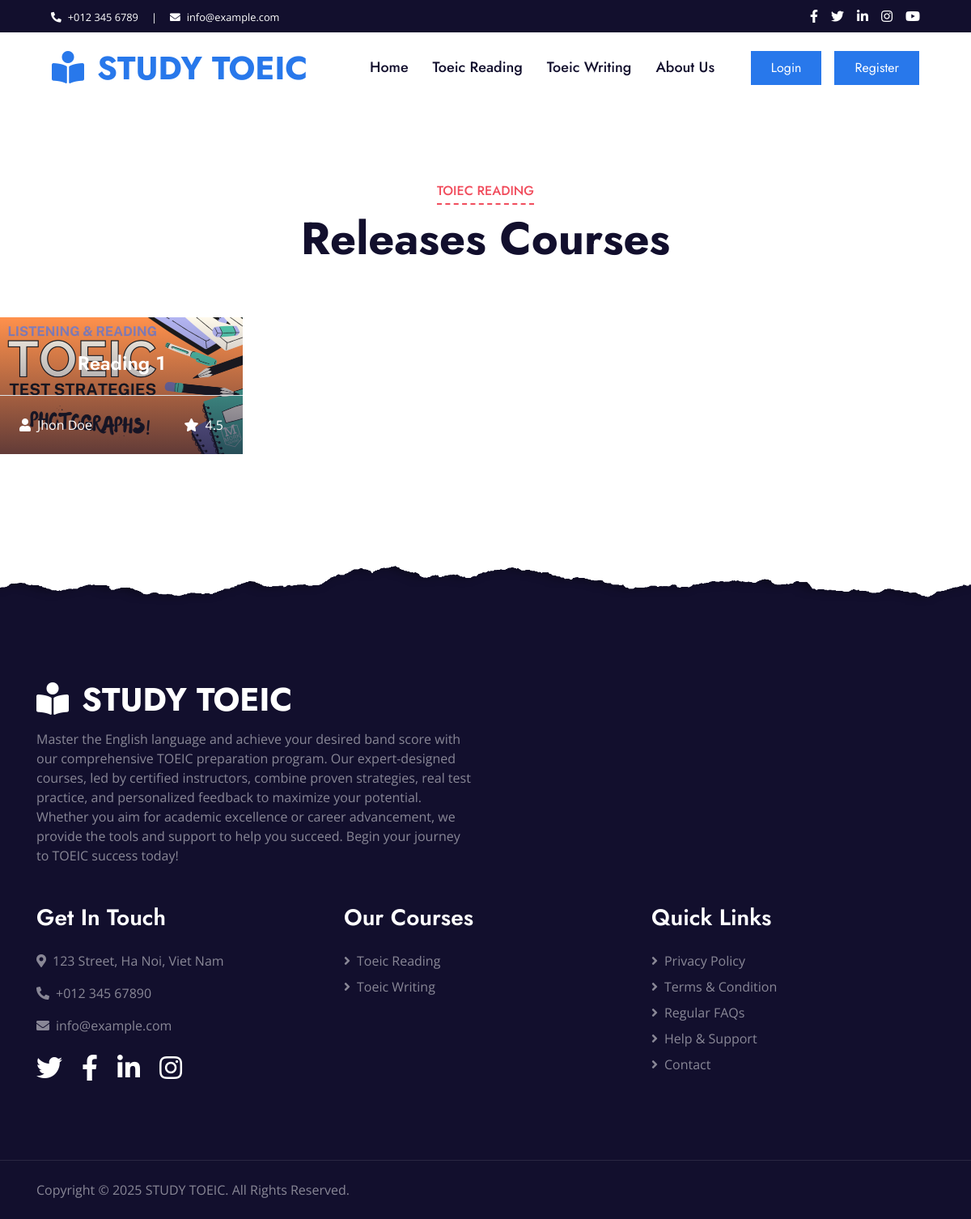
Screenshot of /search_results.php?keyword=Reading 1 with the database file from the repository.
### tables this page shows
CREATE TABLE `categories` (
  `id` int NOT NULL AUTO_INCREMENT,
  `name` varchar(50) NOT NULL,
  `parent_id` int DEFAULT NULL,
  `created_at` datetime DEFAULT CURRENT_TIMESTAMP,
  PRIMARY KEY (`id`)
);

CREATE TABLE `documents` (
  `id` int NOT NULL AUTO_INCREMENT,
  `category_id` int NOT NULL,
  `name` varchar(500) DEFAULT NULL,
  `content` longtext,
  `file_name` varchar(500) DEFAULT NULL,
  `thumbnail` varchar(500) DEFAULT NULL,
  `created_at` datetime DEFAULT CURRENT_TIMESTAMP,
  PRIMARY KEY (`id`)
);

### classes/Session.php (called while the page is built, shortened)
<?php
class Session
{
    public static function get($key){
        if (isset($_SESSION[$key])){
            return $_SESSION[$key];
        }else{
            return false;
        }
    }
    public static function isLogin(){
        return false;
    }
}

### db/Database.php (called while the page is built, shortened)
<?php
class Database
{
    public $host = DB_HOST;
    public $user = DB_USER;
    public $pass = DB_PASSWORD;
    public $dbname = DB_NAME;
    public $link;
    private function connectDB(){
        $this->link = new mysqli($this->host, $this->user, $this->pass, $this->dbname);
    }
    public function select($query){
        $result = $this->link->query($query) or die($this->link->error.__LINE__);
        if ($result->num_rows > 0){
            return $result;
        } else{
            return false;
        }
    }
}

### search_results.php (the view, shortened to what this page needs)
<?php include "classes/Session.php";?>
<?php include "db/Database.php"?>
<?php
$db =new Database();
?>
<!DOCTYPE html>
<html lang="en">
<head>
    <link href="https://cdnjs.cloudflare.com/ajax/libs/font-awesome/5.10.0/css/all.min.css" rel="stylesheet">
    <link href="lib/owlcarousel/assets/owl.carousel.min.css" rel="stylesheet">
    <link rel="stylesheet" type="text/css" href="css/style.css" media="screen" />
</head>
<body>
    <div class="container-fluid bg-dark">
        <div class="row py-2 px-lg-5">
            <div class="col-lg-6 text-center text-lg-left mb-2 mb-lg-0">
                <div class="d-inline-flex align-items-center text-white">
                    <small><i class="fa fa-phone-alt mr-2"></i>+012 345 6789</small>
                    <small class="px-3">|</small>
                    <small><i class="fa fa-envelope mr-2"></i>info@example.com</small>
                </div>
            </div>
            <div class="col-lg-6 text-center text-lg-right">
                <div class="d-inline-flex align-items-center">
                    <a class="text-white px-2" href="">
                        <i class="fab fa-facebook-f"></i>
                    </a>
                    <a class="text-white px-2" href="">
                        <i class="fab fa-twitter"></i>
                    </a>
                    <a class="text-white px-2" href="">
                        <i class="fab fa-linkedin-in"></i>
                    </a>
                    <a class="text-white px-2" href="">
                        <i class="fab fa-instagram"></i>
                    </a>
                    <a class="text-white pl-2" href="">
                        <i class="fab fa-youtube"></i>
                    </a>
                </div>
            </div>
        </div>
    </div>
    <div class="container-fluid p-0">
        <nav class="navbar navbar-expand-lg bg-white navbar-light py-3 py-lg-0 px-lg-5">
            <a href="index.php" class="navbar-brand ml-lg-3">
                <h1 class="m-0 text-uppercase text-primary"><i class="fa fa-book-reader mr-3"></i>Study TOEIC</h1>
            </a>
            <div class="collapse navbar-collapse justify-content-between px-lg-3" id="navbarCollapse">
                <div class="navbar-nav mx-auto py-0">
                    <a href="index.php" class="nav-item nav-link">Home</a>
                    <a href="index.php#courses" class="nav-item nav-link">Toeic Reading</a>
                    <a href="index.php#courses" class="nav-item nav-link">Toeic Writing</a>
                    <a href="about.php" class="nav-item nav-link">About Us</a>
                </div>
                <?php if (!Session::isLogin()) :?>
                    <a href="login.php" class="btn btn-primary py-2 px-4 d-none d-lg-block mr-3">Login</a>
                    <a href="register.php" class="btn btn-primary py-2 px-4 d-none d-lg-block">Register</a>
                <?php endif; ?>
            </div>
        </nav>
    </div>
    <?php
        $searchData = [];
        $categories = [];
        if ($_SERVER['REQUEST_METHOD'] == 'GET'){
            $keyword = $_GET['keyword'];
            if (!empty($keyword)) {
                $keyword = mysqli_real_escape_string($db->link, $keyword);
                $query = "SELECT * FROM documents where name like '%$keyword%' ORDER BY id DESC";
                $posts = $db->select($query);
                if ($posts){
                    while ($result = $posts->fetch_assoc()){
                        if (!in_array($result['category_id'], $categories)) {
                            $categories[] = $result['category_id'];
                        }
                        $searchData[] = $result;
                    }
                }
            }
        }
    ?>
    <?php if (count($categories)) :?>
        <div class="container-fluid px-0 py-5" id="courses">
            <?php foreach ($categories as $categoryId) :?>
                <?php
                    $query = "SELECT * FROM categories where id = '$categoryId'";
                    $category = $db->select($query);
                    if ($category) {
                        $category = mysqli_fetch_array($category);
                    }
                ?>
                <div class="row mx-0 justify-content-center pt-5">
                    <div class="col-lg-6">
                        <div class="section-title text-center position-relative mb-4">
                            <h6 class="d-inline-block position-relative text-secondary text-uppercase pb-2"><?php echo $category['name'] ?></h6>
                            <h1 class="display-4">Releases Courses</h1>
                        </div>
                    </div>
                </div>
                <div class="owl-carousel courses-carousel">
                    <?php
                        $getPosts = [];
                        foreach($searchData as $item) {
                            if ($item['category_id'] == $categoryId) {
                                $getPosts[] = $item;
                            }
                        }
                    ?>
                    <?php foreach($getPosts as $item) :?>
                        <div class="courses-item position-relative">
                            <img class="img-fluid" src="<?php echo 'admin/'.$item['thumbnail'] ?>" alt="">
                            <div class="courses-text">
                                <h4 class="text-center text-white px-3"><?php echo $item['name'] ?></h4>
                                <div class="border-top w-100 mt-3">
                                    <div class="d-flex justify-content-between p-4">
                                        <span class="text-white"><i class="fa fa-user mr-2"></i>Jhon Doe</span>
                                        <span class="text-white"><i class="fa fa-star mr-2"></i>4.5</span>
                                    </div>
                                </div>
                            </div>
                        </div>
                    <?php endforeach; ?>
                </div>
            <?php endforeach; ?>
        </div>
    <?php endif; ?>
<?php include "includes/footer.php"; ?>

### rows the page displays
categories: name "TOIEC READING"
documents: thumbnail (picture), name "Reading 1"
